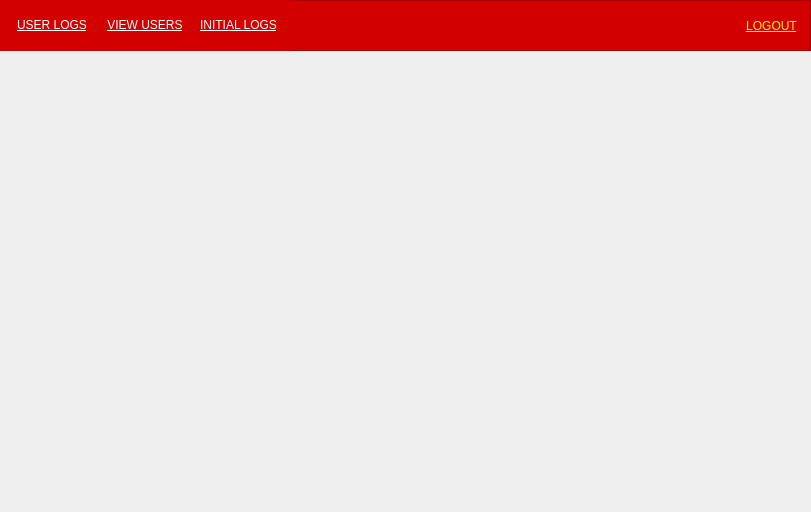
<?xml version="1.0" encoding="UTF-8"?>
<ui version="4.0">
 <class>Form</class>
 <widget class="QWidget" name="Form">
  <property name="geometry">
   <rect>
    <x>0</x>
    <y>0</y>
    <width>811</width>
    <height>512</height>
   </rect>
  </property>
  <property name="windowTitle">
   <string>Form</string>
  </property>
  <property name="styleSheet">
   <string notr="true"/>
  </property>
  <widget class="QFrame" name="nav_bar">
   <property name="geometry">
    <rect>
     <x>0</x>
     <y>0</y>
     <width>811</width>
     <height>51</height>
    </rect>
   </property>
   <property name="styleSheet">
    <string notr="true">background-color: rgb(211, 0, 0);</string>
   </property>
   <property name="frameShape">
    <enum>QFrame::StyledPanel</enum>
   </property>
   <property name="frameShadow">
    <enum>QFrame::Raised</enum>
   </property>
   <widget class="QFrame" name="adminNav">
    <property name="geometry">
     <rect>
      <x>0</x>
      <y>0</y>
      <width>291</width>
      <height>51</height>
     </rect>
    </property>
    <property name="styleSheet">
     <string notr="true">border:none;
color: white;
text-decoration: underline;
font: 8pt &quot;MS Shell Dlg 2&quot;;</string>
    </property>
    <layout class="QHBoxLayout" name="horizontalLayout">
     <item alignment="Qt::AlignHCenter">
      <widget class="QPushButton" name="viewLogs_button">
       <property name="cursor">
        <cursorShape>PointingHandCursor</cursorShape>
       </property>
       <property name="text">
        <string>USER LOGS</string>
       </property>
      </widget>
     </item>
     <item alignment="Qt::AlignHCenter">
      <widget class="QPushButton" name="viewUsers_button">
       <property name="cursor">
        <cursorShape>PointingHandCursor</cursorShape>
       </property>
       <property name="text">
        <string>VIEW USERS</string>
       </property>
      </widget>
     </item>
     <item>
      <widget class="QPushButton" name="initial_logs_button">
       <property name="cursor">
        <cursorShape>PointingHandCursor</cursorShape>
       </property>
       <property name="text">
        <string>INITIAL LOGS</string>
       </property>
      </widget>
     </item>
    </layout>
   </widget>
   <widget class="QPushButton" name="logout_button">
    <property name="geometry">
     <rect>
      <x>734</x>
      <y>14</y>
      <width>75</width>
      <height>23</height>
     </rect>
    </property>
    <property name="cursor">
     <cursorShape>PointingHandCursor</cursorShape>
    </property>
    <property name="styleSheet">
     <string notr="true">border: none;
font: 11pt &quot;Impact&quot;;
text-decoration: underline;
color: rgb(255, 247, 0);</string>
    </property>
    <property name="text">
     <string>LOGOUT</string>
    </property>
   </widget>
  </widget>
  <widget class="QStackedWidget" name="content">
   <property name="geometry">
    <rect>
     <x>0</x>
     <y>50</y>
     <width>811</width>
     <height>461</height>
    </rect>
   </property>
   <property name="currentIndex">
    <number>0</number>
   </property>
   <widget class="QWidget" name="page"/>
   <widget class="QWidget" name="viewUsers_page1">
    <widget class="QTableWidget" name="viewUsers_table">
     <property name="geometry">
      <rect>
       <x>20</x>
       <y>23</y>
       <width>641</width>
       <height>411</height>
      </rect>
     </property>
     <property name="editTriggers">
      <set>QAbstractItemView::NoEditTriggers</set>
     </property>
     <property name="selectionBehavior">
      <enum>QAbstractItemView::SelectRows</enum>
     </property>
    </widget>
    <widget class="QWidget" name="verticalLayoutWidget">
     <property name="geometry">
      <rect>
       <x>670</x>
       <y>15</y>
       <width>121</width>
       <height>201</height>
      </rect>
     </property>
     <layout class="QVBoxLayout" name="verticalLayout">
      <item>
       <widget class="QPushButton" name="update_button">
        <property name="cursor">
         <cursorShape>PointingHandCursor</cursorShape>
        </property>
        <property name="text">
         <string>UPDATE</string>
        </property>
       </widget>
      </item>
      <item>
       <widget class="QPushButton" name="delete_button">
        <property name="cursor">
         <cursorShape>PointingHandCursor</cursorShape>
        </property>
        <property name="styleSheet">
         <string notr="true"/>
        </property>
        <property name="text">
         <string>DELETE</string>
        </property>
       </widget>
      </item>
      <item>
       <widget class="QPushButton" name="addUsers_button">
        <property name="cursor">
         <cursorShape>PointingHandCursor</cursorShape>
        </property>
        <property name="text">
         <string>ADD USER</string>
        </property>
       </widget>
      </item>
      <item>
       <spacer name="verticalSpacer">
        <property name="orientation">
         <enum>Qt::Vertical</enum>
        </property>
        <property name="sizeType">
         <enum>QSizePolicy::Maximum</enum>
        </property>
        <property name="sizeHint" stdset="0">
         <size>
          <width>20</width>
          <height>90</height>
         </size>
        </property>
       </spacer>
      </item>
     </layout>
    </widget>
   </widget>
   <widget class="QWidget" name="userlogs">
    <widget class="QTableWidget" name="viewLogs_table">
     <property name="geometry">
      <rect>
       <x>10</x>
       <y>10</y>
       <width>791</width>
       <height>441</height>
      </rect>
     </property>
     <property name="frameShape">
      <enum>QFrame::StyledPanel</enum>
     </property>
     <property name="editTriggers">
      <set>QAbstractItemView::NoEditTriggers</set>
     </property>
     <property name="selectionBehavior">
      <enum>QAbstractItemView::SelectRows</enum>
     </property>
     <property name="showGrid">
      <bool>false</bool>
     </property>
    </widget>
   </widget>
  </widget>
 </widget>
 <resources/>
 <connections/>
</ui>
